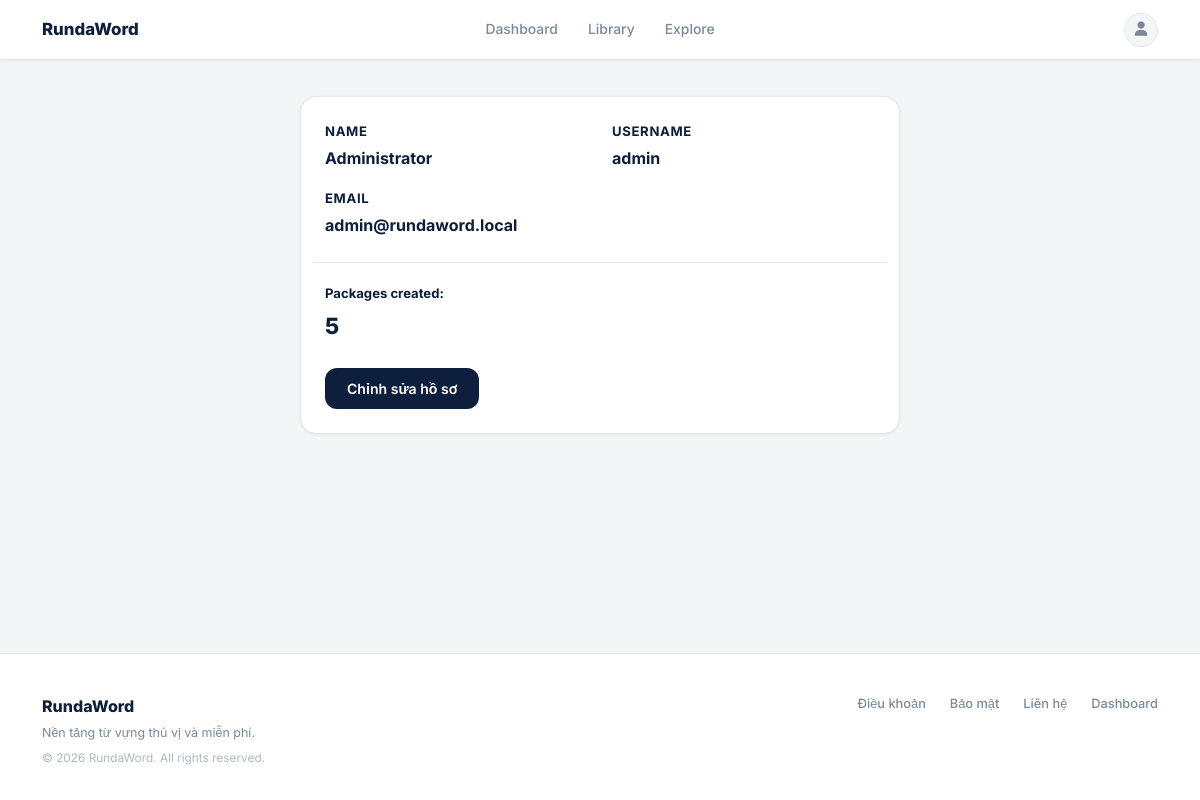
Screenshot of /profile (signed in) with the database file from the repository.
### main.py (models this page shows, shortened)
class User(UserMixin, db.Model):
    __tablename__ = 'users'
    id            = db.Column(db.Integer, primary_key=True)
    username      = db.Column(db.String(50),  unique=True, nullable=False)
    name          = db.Column(db.String(100))
    email         = db.Column(db.String(120), unique=True, nullable=False)
    password_hash = db.Column(db.String(255), nullable=False)
    role          = db.Column(db.Integer, default=ROLE_USER, nullable=False)
    created_at    = db.Column(db.DateTime, default=datetime.utcnow)
    packages = db.relationship(
        'VocabPackage', backref='user', lazy=True, cascade='all, delete-orphan',
        foreign_keys='VocabPackage.user_id'
    )
    saved_packages = db.relationship(
        'VocabPackage', secondary=user_saved_packages,
        backref=db.backref('saved_by', lazy='dynamic'), lazy='dynamic'
    )
    @property
    def is_admin(self):
        return self.role == ROLE_ADMIN

### main.py (the view)
@app.route('/profile')
@login_required
def profile():
    package_count = VocabPackage.query.filter_by(user_id=current_user.id).count()
    saved_count   = current_user.saved_packages.count()
    return render_template('profile.html', package_count=package_count, saved_count=saved_count)

### main.py (called while the page is built)
@login_manager.user_loader
def load_user(user_id):
    return User.query.get(int(user_id))

### templates/profile.html (shortened to what this page needs)
{% extends "base.html" %}
{% block content %}
<div class="container d-flex justify-content-center" style="padding-top:36px;padding-bottom:64px;">
<div class="rw-card" style="max-width:600px;width:100%;">
    <div class="row">
        <div class="col-6 mb-3">
            <div
                style="color:var(--muted);font-size:0.82rem;font-weight:700;text-transform:uppercase;letter-spacing:0.05em;margin-bottom:4px;">
                Name</div>
            <div style="font-weight:700;font-size:1rem;">{{ current_user.name or '—' }}</div>
        </div>
        <div class="col-6 mb-3">
            <div
                style="color:var(--muted);font-size:0.82rem;font-weight:700;text-transform:uppercase;letter-spacing:0.05em;margin-bottom:4px;">
                Username</div>
            <div style="font-weight:700;font-size:1rem;">{{ current_user.username }}</div>
        </div>
        <div class="col-12 mb-4">
            <div
                style="color:var(--muted);font-size:0.82rem;font-weight:700;text-transform:uppercase;letter-spacing:0.05em;margin-bottom:4px;">
                Email</div>
            <div style="font-weight:700;font-size:1rem;">{{ current_user.email }}</div>
        </div>
        <div class="col-12" style="border-top:1px solid var(--border);padding-top:20px;">
            <div class="row">
                <div class="col-6">
                    <div style="color:var(--muted);font-size:0.82rem;font-weight:700;margin-bottom:4px;">Packages
                        created:</div>
                    <div style="font-weight:800;font-size:1.4rem;color:var(--navy);">{{ package_count }}</div>
                </div>
            </div>
        </div>
    </div>
    <div class="mt-4">
        <a href="{{ url_for('edit_profile') }}" class="btn btn-navy">Chỉnh sửa hồ sơ</a>
    </div>
</div>
</div>
{% endblock %}

### static/css/main.css (style rules this page uses)
:root { --navy: #0d1f3c; --navy-deep: #071020; --navy-mid: #1c3358; --white: #ffffff; --off-white: #f4f5f7; --bg: #f4f5f7; --border: #e3e7ed; --border-light: #edf0f4; --text: #0d1f3c; --text-muted: #7a8899; --text-light: #a0aab5; --green: #27ae60; --green-bg: #e8f8f0; --green-text: #1a7a43; --accent: #2563eb; --red: #e74c3c; --red-bg: #fdf2f2; --shadow-xs: 0 1px 3px rgba(13,31,60,0.06); --shadow-sm: 0 2px 8px rgba(13,31,60,0.08); --shadow-md: 0 4px 20px rgba(13,31,60,0.10); --shadow-lg: 0 8px 40px rgba(13,31,60,0.14); --r-sm: 8px; --r-md: 12px; --r-lg: 16px; --r-xl: 20px; }
*, *::before, *::after { box-sizing: border-box; margin: 0; padding: 0; }
html { scroll-behavior: smooth; overflow-y: scroll; }
body { font-family: 'Inter', sans-serif; background: var(--bg); color: var(--text); font-size: 14px; line-height: 1.6; -webkit-font-smoothing: antialiased; min-height: 100vh; display: flex; flex-direction: column; }
.rw-card { background: white; border-radius: var(--r-lg); border: 1px solid var(--border); padding: 24px; box-shadow: var(--shadow-xs); }

### static/css/components/buttons.css (style rules this page uses)
.btn-navy { background: var(--navy); color: white; border: none; border-radius: var(--r-md); font-weight: 600; font-size: 0.88rem; padding: 10px 22px; transition: background 0.15s; cursor: pointer; text-decoration: none; display: inline-flex; align-items: center; gap: 6px; }

### static/css/components/typography.css (style rules this page uses)
body { font-family: 'Inter', sans-serif !important; }
*:not(.fa):not(.fas):not(.far):not(.fab):not(.fa-solid):not(.fa-regular):not(.fa-brands):not(.fa-classic) { font-family: 'Inter', sans-serif !important; }

### rows the page displays
User: name "Administrator", username "admin", email "admin@rundaword.local"

### other values shown
{{ package_count }} "5"
